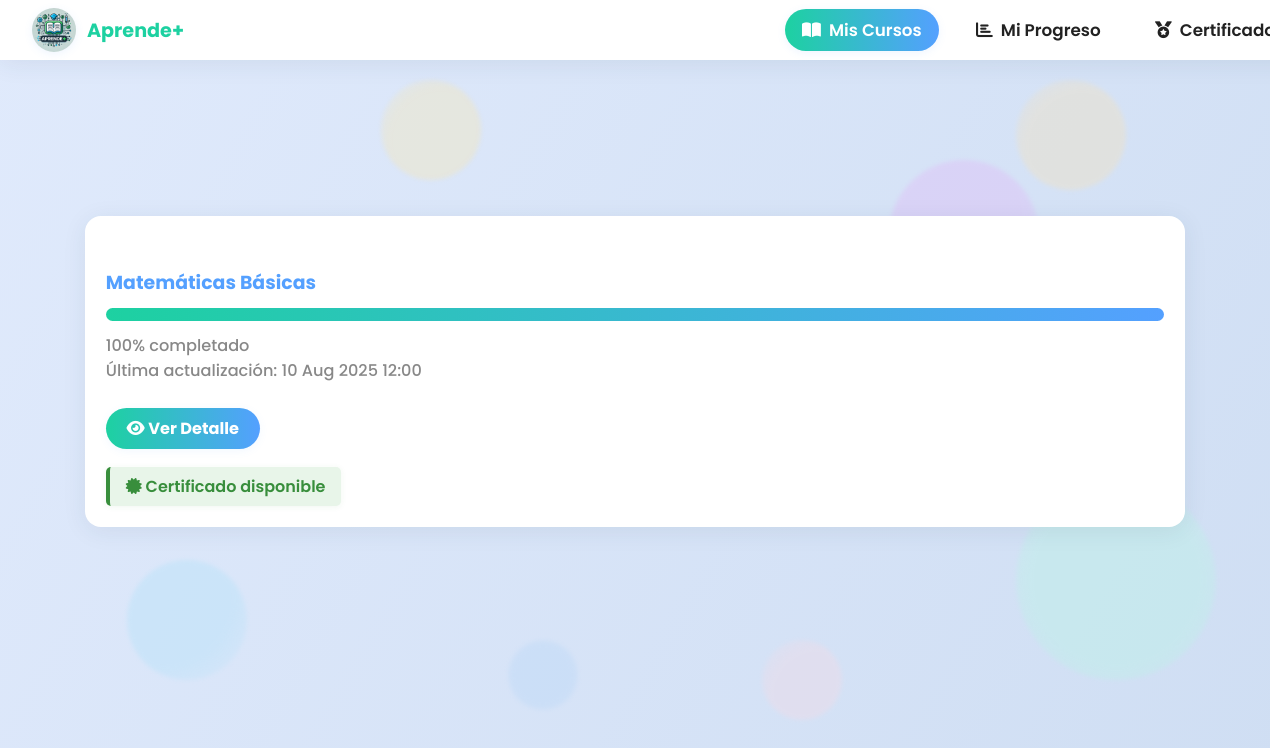
Screenshot of /dashboard/student/courses.php (signed in) with the database file from the repository.
### tables this page shows
CREATE TABLE IF NOT EXISTS `cursos` (
  `id` int(11) NOT NULL AUTO_INCREMENT,
  `titulo` varchar(100) NOT NULL,
  `descripcion` text NOT NULL,
  `instructor_id` int(11) NOT NULL,
  `creado_en` timestamp NOT NULL DEFAULT current_timestamp(),
  `imagen_portada` varchar(255) DEFAULT NULL,
  `categoria` varchar(50) DEFAULT NULL,
  `estado` enum('borrador','publicado','archivado') DEFAULT 'borrador',
  `nivel` varchar(30) DEFAULT NULL,
  `duracion` varchar(30) DEFAULT NULL,
  `requisitos` text DEFAULT NULL,
  PRIMARY KEY (`id`),
  KEY `instructor_id` (`instructor_id`)
);

### dashboard/student/courses.php (the view, shortened to what this page needs)
<?php
require_once __DIR__ . '/../../backend/db/db.php';
require_once __DIR__ . '/../includes/bubble_background.php';
$user_id = $_SESSION['user_id'];
$stmt = $conn->prepare('SELECT c.id, c.titulo, c.descripcion, IFNULL(p.porcentaje_completado,0) as progreso, IFNULL(p.ultima_actualizacion,NOW()) as ultima_actualizacion FROM inscripciones i JOIN cursos c ON i.curso_id = c.id LEFT JOIN progreso p ON p.usuario_id = i.usuario_id AND p.curso_id = i.curso_id WHERE i.usuario_id = ?');
$stmt->bindValue(1, $user_id, PDO::PARAM_INT);
$stmt->execute();
$courses = $stmt->fetchAll(PDO::FETCH_ASSOC);
?>
<!DOCTYPE html>
<html lang="es">
<head>
    <link rel="stylesheet" href="https://cdnjs.cloudflare.com/ajax/libs/font-awesome/6.0.0/css/all.min.css">
    <link rel="stylesheet" href="/AprendePlus/assets/css/bubble-background.css">
</head>
<body>
<div class="student-panel">
  <header class="student-menu">
    <div class="logo" onclick="window.location.href='dashboard.php'" title="Volver al panel">
      <img src="/AprendePlus/frontend/assets/img/APRENDEMASLOGO.png" alt="Logo Aprende+">
      <span>Aprende+</span>
    </div>
    <nav>
      <a href="/AprendePlus/dashboard/student/courses.php" class="menu-item active"><i class="fas fa-book-open"></i><span>Mis Cursos</span></a>
      <a href="/AprendePlus/dashboard/student/progress.php" class="menu-item"><i class="fas fa-chart-bar"></i><span>Mi Progreso</span></a>
      <a href="/AprendePlus/dashboard/student/certificates.php" class="menu-item"><i class="fas fa-medal"></i><span>Certificados</span></a>
    </nav>
  </header>
  <main class="student-content">
    <h1><i class="fas fa-book"></i> Mis Cursos</h1>
    <div class="courses-grid">
      <?php if (empty($courses)): ?>
        <div class="course-card"><h3>No tienes cursos inscritos aún.</h3></div>
      <?php else: ?>
        <?php foreach ($courses as $curso): ?>
        <div class="course-card">
          <h3><?= htmlspecialchars($curso['titulo']) ?></h3>
          <div class="progress-bar">
            <div class="progress-bar-inner" style="width: <?= $curso['progreso'] ?>%"></div>
          </div>
          <span><?= $curso['progreso'] ?>% completado</span>
          <?php if ($curso['ultima_actualizacion']): ?>
            <span class="ultima-actualizacion">Última actualización: <?= date('d M Y H:i', strtotime($curso['ultima_actualizacion'])) ?></span>
          <?php endif; ?>
          <a href="/AprendePlus/dashboard/student/course_detail.php?id=<?= $curso['id'] ?>" class="btn-detalle"><i class="fas fa-eye"></i> Ver Detalle</a>
          <?php if ($curso['tiene_certificado']): ?>
          <div class="certificado"><i class="fas fa-certificate"></i> Certificado disponible</div>
          <?php endif; ?>
        </div>
        <?php endforeach; ?>
      <?php endif; ?>
    </div>
  </main>
</div>
</body>
</html>

### dashboard/student/courses.php (style rules this page uses)
:root { --primary: #1dd1a1; --secondary: #54a0ff; --bg: #f7fafc; --white: #fff; --text: #222; --muted: #888; --shadow: 0 4px 24px rgba(44,62,80,0.08); --radius: 16px; }
html, body { margin: 0; padding: 0; font-family: 'Poppins', Arial, sans-serif; background: transparent; min-height: 100vh; color: var(--text); background-repeat: no-repeat; background-attachment: fixed; }
.student-panel { min-height: 100vh; display: flex; flex-direction: column; background: transparent; }
.student-menu { width: 100%; background: var(--white); box-shadow: var(--shadow); display: flex; align-items: center; justify-content: space-between; padding: 0.5rem 2.5vw; position: sticky; top: 0; z-index: 100; }
.student-menu .logo { display: flex; align-items: center; gap: 0.7rem; font-weight: 700; font-size: 1.2rem; color: var(--primary); cursor: pointer; user-select: none; }
.student-menu .logo img { width: 44px; height: 44px; border-radius: 50%; box-shadow: 0 2px 8px rgba(84,160,255,0.10); }
.student-menu nav { display: flex; gap: 1.2rem; align-items: center; }
.menu-item { display: flex; align-items: center; gap: 0.5rem; padding: 0.5rem 1.1rem; border-radius: 22px; font-size: 1.05rem; font-weight: 600; color: var(--text); background: none; border: none; transition: background 0.18s, color 0.18s; text-decoration: none; }
.menu-item.active, .menu-item:hover { background: linear-gradient(90deg, var(--primary), var(--secondary)); color: var(--white); box-shadow: 0 2px 8px rgba(84,160,255,0.10); }
.menu-item.active { pointer-events: none; }
.student-content { max-width: 1100px; margin: 2.5rem auto 0 auto; padding: 0 1.5rem 2.5rem 1.5rem; width: 100%; }
h1 { color: var(--primary); text-align: left; margin-bottom: 2.2rem; font-size: 2.3rem; font-weight: 800; letter-spacing: 0.5px; text-shadow: 0 2px 12px rgba(84,160,255,0.08); display: flex; align-items: center; gap: 0.7rem; }
.courses-grid { display: grid; grid-template-columns: repeat(auto-fit, minmax(320px, 1fr)); gap: 2.2rem; }
.course-card { background: var(--white); border-radius: var(--radius); box-shadow: var(--shadow); padding: 2.1rem 1.3rem 1.3rem 1.3rem; text-align: left; display: flex; flex-direction: column; align-items: flex-start; transition: box-shadow 0.18s, transform 0.18s; position: relative; min-height: 210px; }
.course-card h3 { font-size: 1.18rem; margin-bottom: 0.7rem; color: var(--secondary); font-weight: 700; }
.progress-bar { background: #e3f2fd; border-radius: 8px; overflow: hidden; height: 13px; margin-bottom: 0.7rem; width: 100%; }
.progress-bar-inner { background: linear-gradient(90deg, var(--primary), var(--secondary)); height: 100%; transition: width 0.3s; }
.course-card span { font-size: 1.01rem; color: var(--muted); font-weight: 500; }
.ultima-actualizacion { font-size: 0.93em; color: #aaa; margin-bottom: 0.5rem; display: block; }
.btn-detalle { display: inline-block; background: linear-gradient(90deg, var(--primary), var(--secondary)); color: var(--white); padding: 0.5rem 1.3rem; border-radius: 22px; font-weight: 700; text-decoration: none; transition: all 0.22s; margin-top: 1.1rem; border: none; cursor: pointer; font-size: 1.01rem; box-shadow: 0 2px 8px rgba(84,160,255,0.08); }
.certificado { display: inline-block; margin-top: 1.1rem; background: #e8f5e9; color: #388e3c; border-left: 4px solid #388e3c; padding: 7px 16px; border-radius: 5px; font-size: 1rem; font-weight: 600; box-shadow: 0 1px 6px rgba(56,142,60,0.07); }

### rows the page displays
cursos: titulo "Matemáticas Básicas", progreso "100", ultima_actualizacion "10 Aug 2025 12:00"
